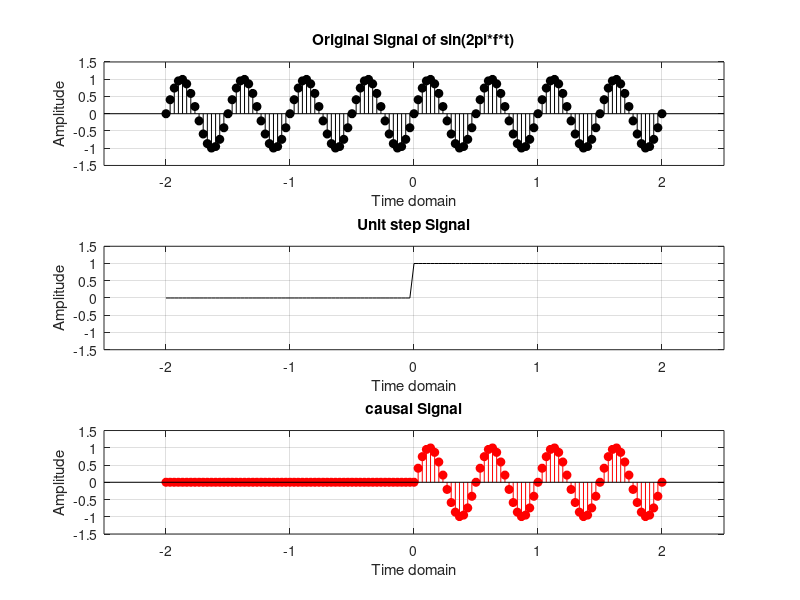

MATLAB code to generate this figure:
%{
    Sample the signal given in above example to get its discrete?time
 counterpart (take 10 samples/sec as sampling rate). Make the resultant 
    signal causal. Display the lollipop plot of each signal.
%}

clc
close all

t = -2:1/30:2;
x1 = sin(2*pi*2*t);
u = (t>=0);
x2 = x1.*u;

subplot(3, 1, 1);
stem(t, x1, 'filled', 'k');
title('Original Signal of sin(2pi*f*t)');
xlabel('Time domain');
ylabel('Amplitude');
axis([-2.5 2.5 -1.5 1.5]);
grid;

subplot(3, 1, 2);
plot(t, u, 'k');
title('Unit step Signal');
xlabel('Time domain');
ylabel('Amplitude');
axis([-2.5 2.5 -1.5 1.5]);
grid;

subplot(3, 1, 3);
stem(t, x2, 'filled', 'r');
title('causal Signal');
xlabel('Time domain');
ylabel('Amplitude');
axis([-2.5 2.5 -1.5 1.5]);
grid;
